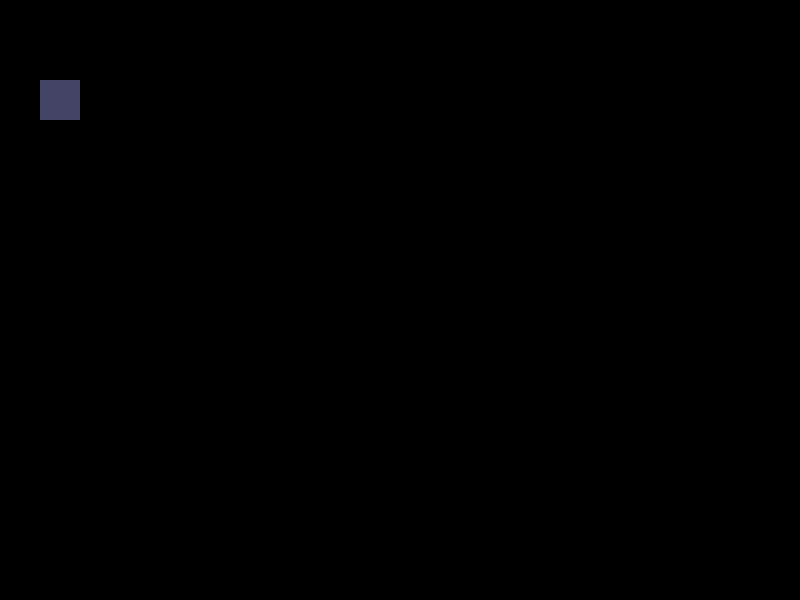

Below is a game level as drawn by its tile map, then a one-line description and the .tmx file that defines it, in full:
An orthogonal 20x15 tile map with 40x40 px tiles, 1 tile layer (objetos) and 14 objects (5x civil, 5x saveZone, 2x rompible, player, fugaGas
).

<map version="1.10" tiledversion="1.12.2" orientation="orthogonal" renderorder="right-down" width="20" height="15" tilewidth="40" tileheight="40" infinite="0" nextlayerid="3" nextobjectid="16">
 <tileset firstgid="1" source="tilesheet.tsx" />
 <layer id="1" name="objetos" width="20" height="15">
  <data encoding="csv">
0,0,0,0,0,0,0,0,0,0,0,0,0,0,0,0,0,0,0,0,
0,0,0,0,0,0,0,0,0,0,0,0,0,0,0,0,0,0,0,0,
0,9,0,0,0,0,0,0,0,0,0,0,0,0,0,0,0,0,0,0,
0,0,0,0,0,0,0,0,0,0,0,0,0,0,0,0,0,0,0,0,
0,0,0,0,0,0,0,0,0,0,0,0,0,0,0,0,0,0,0,0,
0,0,0,0,0,0,0,0,0,0,0,0,0,0,0,0,0,0,0,0,
0,0,0,0,0,0,0,0,0,0,0,0,0,0,0,0,0,0,0,0,
0,0,0,0,0,0,0,0,0,0,0,0,0,0,0,0,0,0,0,0,
0,0,0,0,0,0,0,0,0,0,0,0,0,0,0,0,0,0,0,0,
0,0,0,0,0,0,0,0,0,0,0,0,0,0,0,0,0,0,0,0,
0,0,0,0,0,0,0,0,0,0,0,0,0,0,0,0,0,0,0,0,
0,0,0,0,0,0,0,0,0,0,0,0,0,0,0,0,0,0,0,0,
0,0,0,0,0,0,0,0,0,0,0,0,0,0,0,0,0,0,0,0,
0,0,0,0,0,0,0,0,0,0,0,0,0,0,0,0,0,0,0,0,
0,0,0,0,0,0,0,0,0,0,0,0,0,0,0,0,0,0,0,0
</data>
 </layer>
 <objectgroup id="2" name="entidades">
  <object id="1" name="civil" x="164" y="158.667" width="32" height="64" />
  <object id="2" name="civil" x="382.667" y="74.6667" width="32" height="64" />
  <object id="3" name="civil" x="623.333" y="219.333" width="32" height="64" />
  <object id="4" name="civil" x="600" y="406.667" width="32" height="64" />
  <object id="6" name="saveZone" x="130" y="112" width="28" height="24" />
  <object id="7" name="saveZone" x="705.333" y="240" width="28" height="24" />
  <object id="8" name="saveZone" x="692.667" y="428" width="28" height="24" />
  <object id="9" name="saveZone" x="88.6667" y="346.667" width="28" height="24" />
  <object id="10" name="saveZone" x="310" y="89.3333" width="28" height="24" />
  <object id="11" name="civil" x="88" y="396" width="32" height="64" />
  <object id="12" name="player" x="649.333" y="78.6667" width="32" height="48" />
  <object id="13" type="rompible" x="280.667" y="439.333" width="38" height="79.3333" />
  <object id="14" type="rompible" x="480.333" y="201.667" width="38" height="79.3333" />
  <object id="15" name="fugaGas" type="fugaGas&#10;" x="490.972" y="41.4906" width="91.0488" height="89.8963" />
 </objectgroup>
</map>
